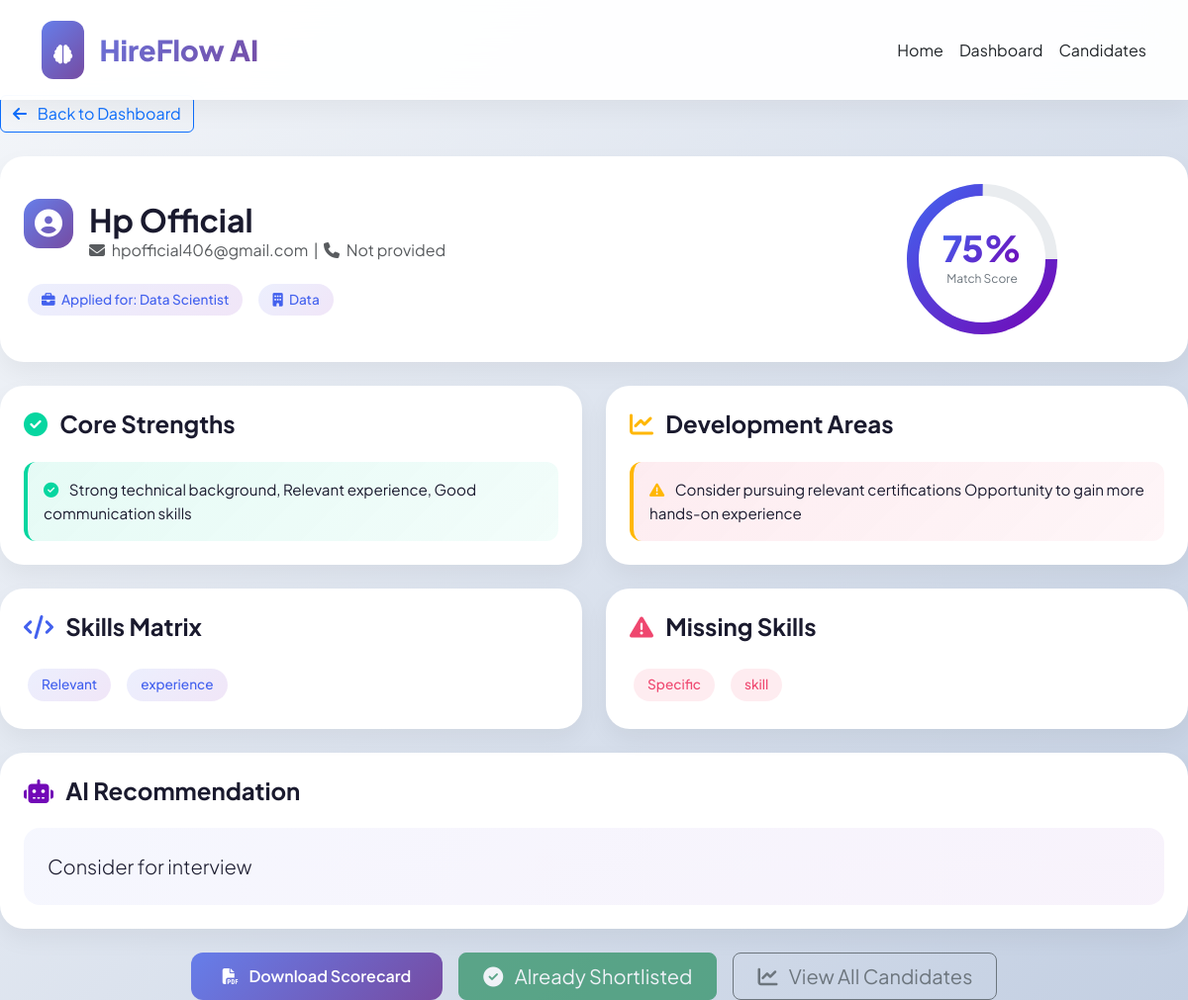
Page /candidate/1/ on the committed database.
### api/models.py (models this page shows, shortened)
class Candidate(models.Model):
    name = models.CharField(max_length=200)
    email = models.EmailField()
    phone = models.CharField(max_length=20, blank=True)
    resume_file = models.FileField(upload_to='resumes/')
    job = models.ForeignKey(Job, on_delete=models.CASCADE, related_name='candidates')
    fit_score = models.FloatField(default=0.0)
    skills_match = models.TextField(blank=True)
    missing_skills = models.TextField(blank=True)
    strengths = models.TextField(blank=True)
    weaknesses = models.TextField(blank=True)
    recommendation = models.TextField(blank=True)
    is_shortlisted = models.BooleanField(default=False)
    created_at = models.DateTimeField(auto_now_add=True)

class Job(models.Model):
    title = models.CharField(max_length=200)
    department = models.CharField(max_length=100, default='Engineering')
    description = models.TextField()
    requirements = models.TextField()
    location = models.CharField(max_length=100, default='Remote')
    created_at = models.DateTimeField(auto_now_add=True)

### api/views.py (the view)
# urls.py: path('candidate/<int:candidate_id>/', views.candidate_detail, name='candidate_detail'),
def candidate_detail(request, candidate_id):
    candidate = get_object_or_404(Candidate, id=candidate_id)
    if candidate.strengths == 'Good background' or not candidate.strengths:
        candidate.strengths = "Strong technical background, Relevant experience, Good communication skills"
    if candidate.weaknesses == 'May need training' or not candidate.weaknesses:
        candidate.weaknesses = "Consider pursuing relevant certifications, Opportunity to gain more hands-on experience"
    return render(request, 'candidate_detail.html', {'candidate': candidate})

### api/templatetags/filters.py (called while the page is built)
@register.filter
def replace(value, arg):
    if value:
        value = value.replace(',', ' ')
        import re
        value = re.sub(r'\s+', ' ', value)
        value = value.replace('..', '.')
    return value

### api/templates/candidate_detail.html (shortened to what this page needs)
{% extends 'base.html' %}
{% load filters %}
{% block content %}
<div class="fade-in-up">
    <div class="mb-4">
        <a href="/dashboard/" class="btn btn-outline-primary">
            <i class="fas fa-arrow-left me-2"></i> Back to Dashboard
        </a>
    </div>
    <div class="modern-card p-4 mb-4" data-aos="fade-up">
        <div class="row align-items-center">
            <div class="col-md-8">
                <div class="d-flex align-items-center gap-3 mb-3">
                    <div class="job-icon" style="width: 50px; height: 50px;">
                        <i class="fas fa-user-circle fa-2x"></i>
                    </div>
                    <div>
                        <h2 class="fw-bold mb-0">{{ candidate.name }}</h2>
                        <p class="text-muted mb-0">
                            <i class="fas fa-envelope me-1"></i> {{ candidate.email }} &nbsp;|&nbsp;
                            <i class="fas fa-phone me-1"></i> {{ candidate.phone|default:"Not provided" }}
                        </p>
                    </div>
                </div>
                <div class="d-flex gap-2 flex-wrap">
                    <span class="skill-tag">
                        <i class="fas fa-briefcase me-1"></i> Applied for: {{ candidate.job.title }}
                    </span>
                    <span class="skill-tag">
                        <i class="fas fa-building me-1"></i> {{ candidate.job.department }}
                    </span>
                </div>
            </div>
            <div class="col-md-4 text-center">
                <div class="score-wrapper">
                    <div class="score-text">
                        <div class="score-value" id="scoreValue">{{ candidate.fit_score|floatformat:0 }}%</div>
                        <div class="score-label">Match Score</div>
                    </div>
                </div>
            </div>
        </div>
    </div>
    <div class="row">
        <div class="col-md-6 mb-4" data-aos="fade-up" data-aos-delay="100">
            <div class="modern-card p-4 h-100">
                <h4 class="fw-bold mb-4">
                    <i class="fas fa-check-circle me-2" style="color: var(--success);"></i>
                    Core Strengths
                </h4>
                <div id="strengthsList">
                    {% if candidate.strengths and candidate.strengths != 'None identified' %}
                        <div class="strength-paragraph">
                            <i class="fas fa-check-circle me-2" style="color: var(--success);"></i>
                            {{ candidate.strengths|truncatewords:50 }}
                        </div>
                    {% else %}
                        <div class="strength-paragraph">
                            <i class="fas fa-check-circle me-2" style="color: var(--success);"></i>
                            Strong technical background with relevant experience. Good communication and problem-solving skills.
                        </div>
                    {% endif %}
                </div>
            </div>
        </div>
        <div class="col-md-6 mb-4" data-aos="fade-up" data-aos-delay="200">
            <div class="modern-card p-4 h-100">
                <h4 class="fw-bold mb-4">
                    <i class="fas fa-chart-line me-2" style="color: var(--warning);"></i>
                    Development Areas
                </h4>
                <div id="weaknessesList">
                    {% if candidate.weaknesses and candidate.weaknesses != 'None identified' %}
                        <div class="weakness-paragraph">
                            <i class="fas fa-exclamation-triangle me-2" style="color: var(--warning);"></i>
                            {{ candidate.weaknesses|replace:","|replace:"   "|slice:":300" }}
                        </div>
                    {% else %}
                        <div class="weakness-paragraph">
                            <i class="fas fa-graduation-cap me-2" style="color: var(--warning);"></i>
                            Consider pursuing relevant certifications. Opportunity to gain more hands-on experience. Could strengthen leadership skills.
                        </div>
                    {% endif %}
                </div>
            </div>
        </div>
    </div>
    <div class="row">
        <div class="col-md-6 mb-4" data-aos="fade-up" data-aos-delay="300">
            <div class="modern-card p-4">
                <h4 class="fw-bold mb-4">
                    <i class="fas fa-code me-2" style="color: var(--primary);"></i>
                    Skills Matrix
                </h4>
                <div class="d-flex flex-wrap gap-2">
                    {% if candidate.skills_match %}
                        {% for skill in candidate.skills_match.split %}
                            {% if skill != ',' and skill|length > 1 %}
                                <span class="skill-tag">{{ skill }}</span>
                            {% endif %}
                        {% endfor %}
                    {% endif %}
                </div>
            </div>
        </div>
        <div class="col-md-6 mb-4" data-aos="fade-up" data-aos-delay="400">
            <div class="modern-card p-4">
                <h4 class="fw-bold mb-4">
                    <i class="fas fa-exclamation-triangle me-2" style="color: var(--danger);"></i>
                    Missing Skills
                </h4>
                <div class="d-flex flex-wrap gap-2">
                    {% if candidate.missing_skills %}
                        {% for skill in candidate.missing_skills.split %}
                            {% if skill != ',' and skill|length > 1 %}
                                <span class="skill-tag" style="background: rgba(239, 71, 111, 0.1); color: var(--danger);">
                                    {{ skill }}
                                </span>
                            {% endif %}
                        {% endfor %}
                    {% else %}
                        <span class="skill-tag" style="background: rgba(239, 71, 111, 0.1); color: var(--danger);">Cloud Architecture</span>
                        <span class="skill-tag" style="background: rgba(239, 71, 111, 0.1); color: var(--danger);">DevOps Tools</span>
                    {% endif %}
                </div>
            </div>
        </div>
    </div>
    <div class="modern-card p-4 mb-4" data-aos="fade-up" data-aos-delay="500">
        <h4 class="fw-bold mb-4">
            <i class="fas fa-robot me-2" style="color: var(--secondary);"></i>
            AI Recommendation
        </h4>
        <div class="p-4" style="background: linear-gradient(135deg, rgba(67, 97, 238, 0.05), rgba(114, 9, 183, 0.05)); border-radius: 16px;">
            <p class="lead mb-0">{{ candidate.recommendation|default:"Candidate shows strong potential. Recommend moving to technical interview round." }}</p>
        </div>
    </div>
    <div class="d-flex gap-3 justify-content-center flex-wrap" data-aos="fade-up" data-aos-delay="600">
        <button class="btn-gradient" onclick="window.location.href='/scorecard/{{ candidate.id }}/'">
            <i class="fas fa-file-pdf me-2"></i> Download Scorecard
        </button>
        {% if not candidate.is_shortlisted %}
        <form method="post" action="/shortlist/{{ candidate.id }}/" style="display: inline;" onsubmit="showShortlistLoading(this)">
            {% csrf_token %}
            <button type="submit" class="btn btn-outline-success btn-lg px-4" id="shortlistBtn">
                <i class="fas fa-star me-2"></i> Shortlist Candidate
            </button>
        </form>
        {% else %}
        <button class="btn btn-success btn-lg px-4" disabled>
            <i class="fas fa-check-circle me-2"></i> Already Shortlisted
        </button>
        {% endif %}
        <button class="btn btn-outline-secondary btn-lg px-4" onclick="window.location.href='/dashboard/'">
            <i class="fas fa-chart-line me-2"></i> View All Candidates
        </button>
    </div>
</div>
{% endblock %}

### api/templates/base.html (style rules this page uses)
:root { --primary: #4361ee; --primary-dark: #3a0ca3; --secondary: #7209b7; --success: #06d6a0; --warning: #ffb703; --danger: #ef476f; --dark: #1a1a2e; --light: #f8f9fa; --gray: #6c757d; --border: #e9ecef; --gradient-1: linear-gradient(135deg, #667eea 0%, #764ba2 100%); --gradient-2: linear-gradient(135deg, #f093fb 0%, #f5576c 100%); --gradient-3: linear-gradient(135deg, #4facfe 0%, #00f2fe 100%); --shadow-sm: 0 2px 4px rgba(0,0,0,0.02); --shadow-md: 0 4px 6px rgba(0,0,0,0.05); --shadow-lg: 0 10px 25px rgba(0,0,0,0.05); --shadow-xl: 0 20px 35px rgba(0,0,0,0.1); }
* { margin: 0; padding: 0; box-sizing: border-box; }
body { font-family: 'Plus Jakarta Sans', sans-serif; background: linear-gradient(135deg, #f5f7fa 0%, #c3cfe2 100%); color: var(--dark); overflow-x: hidden; }
.modern-card { background: white; border-radius: 24px; border: none; box-shadow: var(--shadow-lg); transition: all 0.3s cubic-bezier(0.4, 0, 0.2, 1); overflow: hidden; }
.job-icon { width: 60px; height: 60px; background: var(--gradient-1); border-radius: 16px; display: flex; align-items: center; justify-content: center; margin-bottom: 1rem; }
.job-icon i { font-size: 28px; color: white; }
.skill-tag { display: inline-block; padding: 6px 14px; background: linear-gradient(135deg, rgba(67, 97, 238, 0.1), rgba(114, 9, 183, 0.1)); color: var(--primary); border-radius: 20px; font-size: 0.85rem; font-weight: 500; margin: 0.25rem; transition: all 0.2s; }
.btn-gradient { background: var(--gradient-1); border: none; color: white; padding: 12px 32px; border-radius: 12px; font-weight: 600; transition: all 0.3s; }
.fade-in-up { animation: fadeInUp 0.6s ease-out; }

### api/templates/candidate_detail.html (style rules this page uses)
.score-wrapper { position: relative; display: inline-block; }
.score-text { position: absolute; top: 50%; left: 50%; transform: translate(-50%, -50%); text-align: center; }
.score-value { font-size: 36px; font-weight: 800; background: linear-gradient(135deg, #4361ee, #7209b7); -webkit-background-clip: text; background-clip: text; color: transparent; line-height: 1; }
.score-label { font-size: 12px; color: var(--gray); margin-top: 4px; }
.strength-paragraph { background: linear-gradient(135deg, rgba(6, 214, 160, 0.1), rgba(6, 214, 160, 0.05)); border-left: 4px solid var(--success); padding: 1rem; border-radius: 12px; font-size: 0.95rem; line-height: 1.6; color: var(--dark); }
.weakness-paragraph { background: linear-gradient(135deg, rgba(239, 71, 111, 0.1), rgba(239, 71, 111, 0.05)); border-left: 4px solid var(--warning); padding: 1rem; border-radius: 12px; font-size: 0.95rem; line-height: 1.6; color: var(--dark); }
.skill-tag { display: inline-block; padding: 6px 14px; background: linear-gradient(135deg, rgba(67, 97, 238, 0.1), rgba(114, 9, 183, 0.1)); color: var(--primary); border-radius: 20px; font-size: 0.85rem; font-weight: 500; margin: 0.25rem; transition: all 0.2s; }

### rows in the picture
Candidate: name "Hp Official", email "hpofficial406@gmail.com", phone "Not provided", job "Data Scientist", job.department "Data", strengths "Strong technical background, Relevant experience, Good communication skills", weaknesses "Consider pursuing relevant certifications Opportunity to gain more hands-on experience", recommendation "Consider for interview"

### other values in the picture
{{ skill }} "Relevant" "experience"
{{ skill }} "Specific" "skill"
